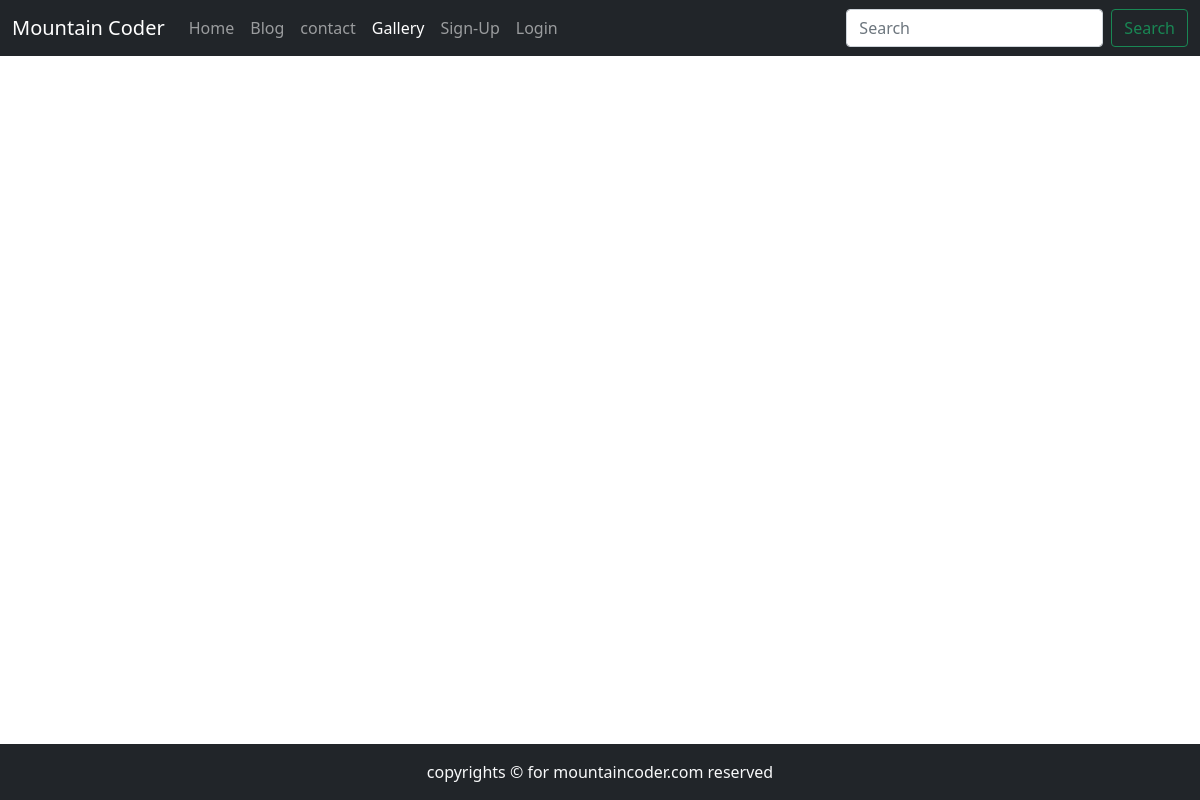
The app's page /gallery/, older data.
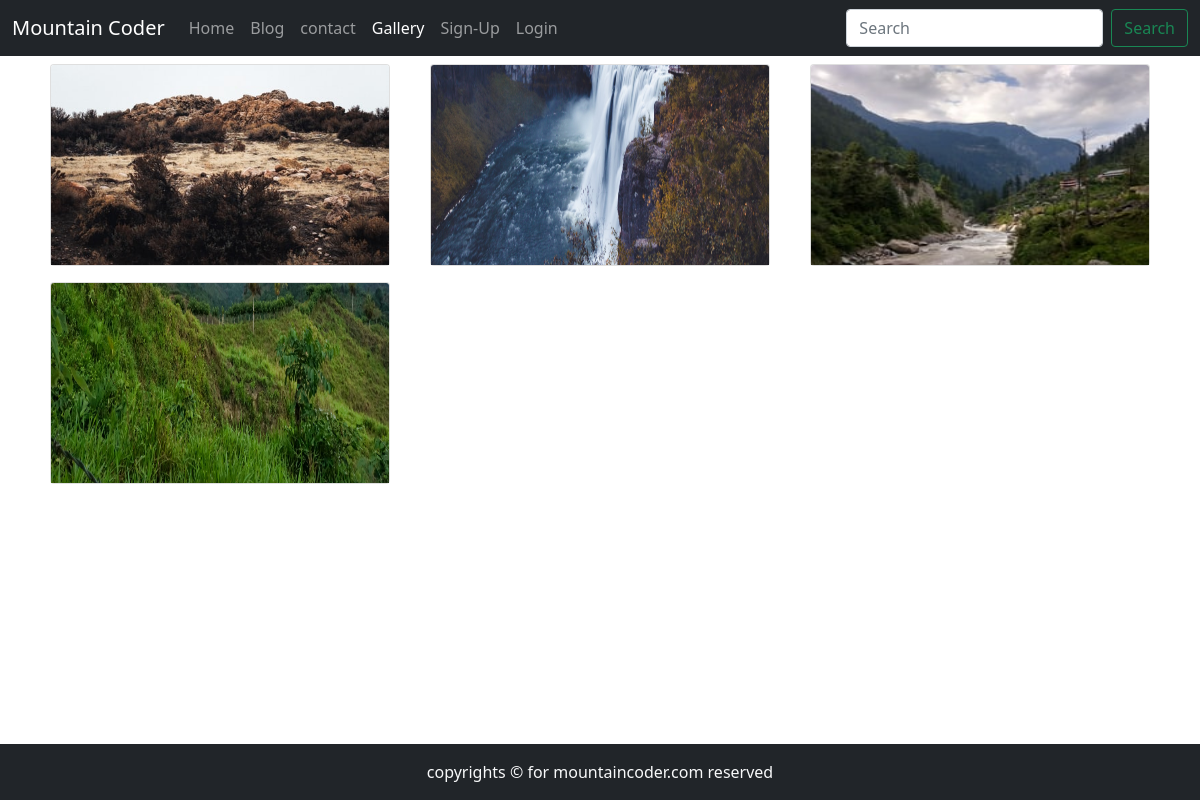
The same page, newer data.
### blog/models.py (models this page shows)
class Photo(models.Model):
    Pic=models.ImageField(upload_to="imagefolder")

### blog/views.py (the view)
# urls.py: path('gallery/', views.gallery, name='gallery')
def gallery(request):
    ph=Photo.objects.all()
    return render(request,"gallery.html",{"ph":ph})

### templates/gallery.html (shortened to what this page needs)
{% extends 'base.html' %}
{% block activegallery %}active{% endblock activegallery %}
{% block body %}
   <div class="container">
        <div class="row">
            {% for image in ph %}
            <div class="col-sm-4">
                <div class="card m-2">
                    <img src="{{image.Pic.url}}" alt="" class="card-img-top" height="200px">
                </div>
            </div>
            {% endfor %}
        </div>
   </div>
{% endblock body %}

### templates/base.html (shortened to what this page needs)
<!doctype html>
<html lang="en">
  <head>
    <link href="https://cdn.jsdelivr.net/npm/bootstrap@5.0.0-beta1/dist/css/bootstrap.min.css" rel="stylesheet">
  </head>
  <body>
    <nav class="navbar navbar-expand-lg navbar-dark bg-dark">
  <div class="container-fluid">
    <a class="navbar-brand" href="/">Mountain Coder</a>
    <div class="collapse navbar-collapse" id="navbarSupportedContent">
      <ul class="navbar-nav me-auto mb-2 mb-lg-0">
        <li class="nav-item">
          <a class="nav-link {% block activeindex %}{% endblock activeindex %}" aria-current="page" href="/">Home</a>
        </li>
        <li class="nav-item">
          <a class="nav-link {% block activeblog %}{% endblock activeblog %}" href="/blog">Blog</a>
        </li>
        <li class="nav-item">
          <a class="nav-link {% block activecontact %}{% endblock activecontact %}" href="/contact">contact</a>
        </li>
        <li class="nav-item">
          <a class="nav-link {% block activegallery %}{% endblock activegallery %}" href="/gallery">Gallery</a>
        </li>
         <li class="nav-item">
          <a class="nav-link {% block activesign %}{% endblock activesign %}" href="/signup">Sign-Up</a>
        </li>
        <li class="nav-item">
          <a class="nav-link {% block activelogin %}{% endblock activelogin %}" href="/login">Login</a>
        </li>
      </ul>
      <form action="/search" method="get" class="d-flex" >
        <input class="form-control me-2" type="search" placeholder="Search" aria-label="Search">
        <button class="btn btn-outline-success" type="submit">Search</button>
      </form>
    </div>
  </div>
</nav>
{% block body %}{% endblock body %}
    <footer class="text-center text-light bg-dark py-3 fixed-bottom">copyrights &copy; for mountaincoder.com reserved</footer>
  </body>
</html>

Row changes from the older to the newer data that the page shows:
added Photo: Pic (picture)
added Photo: Pic (picture)
added Photo: Pic (picture)
added Photo: Pic (picture)
